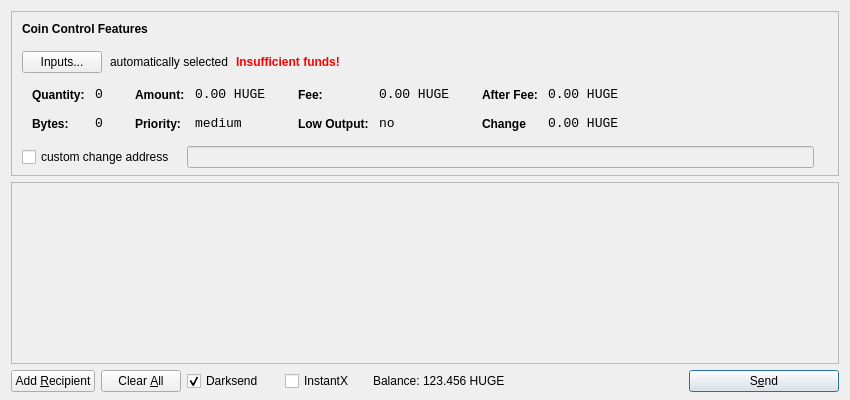
<?xml version="1.0" encoding="UTF-8"?>
<ui version="4.0">
 <class>SendCoinsDialog</class>
 <widget class="QDialog" name="SendCoinsDialog">
  <property name="geometry">
   <rect>
    <x>0</x>
    <y>0</y>
    <width>850</width>
    <height>400</height>
   </rect>
  </property>
  <property name="windowTitle">
   <string>Send Coins</string>
  </property>
  <layout class="QVBoxLayout" name="verticalLayout" stretch="0,1,0">
   <property name="bottomMargin">
    <number>8</number>
   </property>
   <item>
    <widget class="QFrame" name="frameCoinControl">
     <property name="sizePolicy">
      <sizepolicy hsizetype="Expanding" vsizetype="Expanding">
       <horstretch>0</horstretch>
       <verstretch>0</verstretch>
      </sizepolicy>
     </property>
     <property name="maximumSize">
      <size>
       <width>16777215</width>
       <height>16777215</height>
      </size>
     </property>
     <property name="frameShape">
      <enum>QFrame::StyledPanel</enum>
     </property>
     <property name="frameShadow">
      <enum>QFrame::Sunken</enum>
     </property>
     <layout class="QVBoxLayout" name="verticalLayoutCoinControl2">
      <property name="spacing">
       <number>-1</number>
      </property>
      <property name="leftMargin">
       <number>0</number>
      </property>
      <property name="topMargin">
       <number>0</number>
      </property>
      <property name="rightMargin">
       <number>0</number>
      </property>
      <property name="bottomMargin">
       <number>6</number>
      </property>
      <item>
       <layout class="QVBoxLayout" name="verticalLayoutCoinControl" stretch="0,0,0,0,1">
        <property name="spacing">
         <number>0</number>
        </property>
        <property name="leftMargin">
         <number>10</number>
        </property>
        <property name="topMargin">
         <number>10</number>
        </property>
        <item>
         <layout class="QHBoxLayout" name="horizontalLayoutCoinControl1">
          <property name="bottomMargin">
           <number>15</number>
          </property>
          <item>
           <widget class="QLabel" name="labelCoinControlFeatures">
            <property name="sizePolicy">
             <sizepolicy hsizetype="Preferred" vsizetype="Maximum">
              <horstretch>0</horstretch>
              <verstretch>0</verstretch>
             </sizepolicy>
            </property>
            <property name="font">
             <font>
              <weight>75</weight>
              <bold>true</bold>
             </font>
            </property>
            <property name="styleSheet">
             <string notr="true">font-weight:bold;</string>
            </property>
            <property name="text">
             <string>Coin Control Features</string>
            </property>
           </widget>
          </item>
         </layout>
        </item>
        <item>
         <layout class="QHBoxLayout" name="horizontalLayoutCoinControl2" stretch="0,0,0,0">
          <property name="spacing">
           <number>8</number>
          </property>
          <property name="bottomMargin">
           <number>10</number>
          </property>
          <item>
           <widget class="QPushButton" name="pushButtonCoinControl">
            <property name="styleSheet">
             <string notr="true"/>
            </property>
            <property name="text">
             <string>Inputs...</string>
            </property>
           </widget>
          </item>
          <item>
           <widget class="QLabel" name="labelCoinControlAutomaticallySelected">
            <property name="text">
             <string>automatically selected</string>
            </property>
            <property name="margin">
             <number>5</number>
            </property>
           </widget>
          </item>
          <item>
           <widget class="QLabel" name="labelCoinControlInsuffFunds">
            <property name="font">
             <font>
              <weight>75</weight>
              <bold>true</bold>
             </font>
            </property>
            <property name="styleSheet">
             <string notr="true">color:red;font-weight:bold;</string>
            </property>
            <property name="text">
             <string>Insufficient funds!</string>
            </property>
            <property name="margin">
             <number>5</number>
            </property>
           </widget>
          </item>
          <item>
           <spacer name="horizontalSpacerCoinControl">
            <property name="orientation">
             <enum>Qt::Horizontal</enum>
            </property>
            <property name="sizeHint" stdset="0">
             <size>
              <width>40</width>
              <height>1</height>
             </size>
            </property>
           </spacer>
          </item>
         </layout>
        </item>
        <item>
         <widget class="QWidget" name="widgetCoinControl" native="true">
          <property name="sizePolicy">
           <sizepolicy hsizetype="Preferred" vsizetype="Preferred">
            <horstretch>0</horstretch>
            <verstretch>0</verstretch>
           </sizepolicy>
          </property>
          <property name="minimumSize">
           <size>
            <width>0</width>
            <height>0</height>
           </size>
          </property>
          <property name="styleSheet">
           <string notr="true"/>
          </property>
          <layout class="QHBoxLayout" name="horizontalLayoutCoinControl5">
           <property name="margin">
            <number>0</number>
           </property>
           <item>
            <layout class="QHBoxLayout" name="horizontalLayoutCoinControl3" stretch="0,0,0,1">
             <property name="spacing">
              <number>20</number>
             </property>
             <property name="topMargin">
              <number>0</number>
             </property>
             <property name="bottomMargin">
              <number>10</number>
             </property>
             <item>
              <layout class="QFormLayout" name="formLayoutCoinControl1">
               <property name="horizontalSpacing">
                <number>10</number>
               </property>
               <property name="verticalSpacing">
                <number>14</number>
               </property>
               <property name="leftMargin">
                <number>10</number>
               </property>
               <property name="topMargin">
                <number>4</number>
               </property>
               <property name="rightMargin">
                <number>6</number>
               </property>
               <item row="0" column="0">
                <widget class="QLabel" name="labelCoinControlQuantityText">
                 <property name="styleSheet">
                  <string notr="true">font-weight:bold;</string>
                 </property>
                 <property name="text">
                  <string>Quantity:</string>
                 </property>
                 <property name="margin">
                  <number>0</number>
                 </property>
                </widget>
               </item>
               <item row="0" column="1">
                <widget class="QLabel" name="labelCoinControlQuantity">
                 <property name="font">
                  <font>
                   <family>Monospace</family>
                   <pointsize>10</pointsize>
                  </font>
                 </property>
                 <property name="cursor">
                  <cursorShape>IBeamCursor</cursorShape>
                 </property>
                 <property name="contextMenuPolicy">
                  <enum>Qt::ActionsContextMenu</enum>
                 </property>
                 <property name="text">
                  <string>0</string>
                 </property>
                 <property name="margin">
                  <number>0</number>
                 </property>
                 <property name="textInteractionFlags">
                  <set>Qt::LinksAccessibleByMouse|Qt::TextSelectableByKeyboard|Qt::TextSelectableByMouse</set>
                 </property>
                </widget>
               </item>
               <item row="1" column="0">
                <widget class="QLabel" name="labelCoinControlBytesText">
                 <property name="styleSheet">
                  <string notr="true">font-weight:bold;</string>
                 </property>
                 <property name="text">
                  <string>Bytes:</string>
                 </property>
                </widget>
               </item>
               <item row="1" column="1">
                <widget class="QLabel" name="labelCoinControlBytes">
                 <property name="font">
                  <font>
                   <family>Monospace</family>
                   <pointsize>10</pointsize>
                  </font>
                 </property>
                 <property name="cursor">
                  <cursorShape>IBeamCursor</cursorShape>
                 </property>
                 <property name="contextMenuPolicy">
                  <enum>Qt::ActionsContextMenu</enum>
                 </property>
                 <property name="text">
                  <string>0</string>
                 </property>
                 <property name="textInteractionFlags">
                  <set>Qt::LinksAccessibleByMouse|Qt::TextSelectableByKeyboard|Qt::TextSelectableByMouse</set>
                 </property>
                </widget>
               </item>
              </layout>
             </item>
             <item>
              <layout class="QFormLayout" name="formLayoutCoinControl2">
               <property name="horizontalSpacing">
                <number>10</number>
               </property>
               <property name="verticalSpacing">
                <number>14</number>
               </property>
               <property name="leftMargin">
                <number>6</number>
               </property>
               <property name="topMargin">
                <number>4</number>
               </property>
               <property name="rightMargin">
                <number>6</number>
               </property>
               <item row="0" column="0">
                <widget class="QLabel" name="labelCoinControlAmountText">
                 <property name="styleSheet">
                  <string notr="true">font-weight:bold;</string>
                 </property>
                 <property name="text">
                  <string>Amount:</string>
                 </property>
                 <property name="margin">
                  <number>0</number>
                 </property>
                </widget>
               </item>
               <item row="0" column="1">
                <widget class="QLabel" name="labelCoinControlAmount">
                 <property name="font">
                  <font>
                   <family>Monospace</family>
                   <pointsize>10</pointsize>
                  </font>
                 </property>
                 <property name="cursor">
                  <cursorShape>IBeamCursor</cursorShape>
                 </property>
                 <property name="contextMenuPolicy">
                  <enum>Qt::ActionsContextMenu</enum>
                 </property>
                 <property name="text">
                  <string>0.00 HUGE</string>
                 </property>
                 <property name="textInteractionFlags">
                  <set>Qt::LinksAccessibleByMouse|Qt::TextSelectableByKeyboard|Qt::TextSelectableByMouse</set>
                 </property>
                </widget>
               </item>
               <item row="1" column="0">
                <widget class="QLabel" name="labelCoinControlPriorityText">
                 <property name="styleSheet">
                  <string notr="true">font-weight:bold;</string>
                 </property>
                 <property name="text">
                  <string>Priority:</string>
                 </property>
                </widget>
               </item>
               <item row="1" column="1">
                <widget class="QLabel" name="labelCoinControlPriority">
                 <property name="font">
                  <font>
                   <family>Monospace</family>
                   <pointsize>10</pointsize>
                  </font>
                 </property>
                 <property name="cursor">
                  <cursorShape>IBeamCursor</cursorShape>
                 </property>
                 <property name="contextMenuPolicy">
                  <enum>Qt::ActionsContextMenu</enum>
                 </property>
                 <property name="text">
                  <string>medium</string>
                 </property>
                 <property name="textInteractionFlags">
                  <set>Qt::LinksAccessibleByMouse|Qt::TextSelectableByKeyboard|Qt::TextSelectableByMouse</set>
                 </property>
                </widget>
               </item>
              </layout>
             </item>
             <item>
              <layout class="QFormLayout" name="formLayoutCoinControl3">
               <property name="horizontalSpacing">
                <number>10</number>
               </property>
               <property name="verticalSpacing">
                <number>14</number>
               </property>
               <property name="leftMargin">
                <number>6</number>
               </property>
               <property name="topMargin">
                <number>4</number>
               </property>
               <property name="rightMargin">
                <number>6</number>
               </property>
               <item row="0" column="0">
                <widget class="QLabel" name="labelCoinControlFeeText">
                 <property name="styleSheet">
                  <string notr="true">font-weight:bold;</string>
                 </property>
                 <property name="text">
                  <string>Fee:</string>
                 </property>
                 <property name="margin">
                  <number>0</number>
                 </property>
                </widget>
               </item>
               <item row="0" column="1">
                <widget class="QLabel" name="labelCoinControlFee">
                 <property name="font">
                  <font>
                   <family>Monospace</family>
                   <pointsize>10</pointsize>
                  </font>
                 </property>
                 <property name="cursor">
                  <cursorShape>IBeamCursor</cursorShape>
                 </property>
                 <property name="contextMenuPolicy">
                  <enum>Qt::ActionsContextMenu</enum>
                 </property>
                 <property name="text">
                  <string>0.00 HUGE</string>
                 </property>
                 <property name="textInteractionFlags">
                  <set>Qt::LinksAccessibleByMouse|Qt::TextSelectableByKeyboard|Qt::TextSelectableByMouse</set>
                 </property>
                </widget>
               </item>
               <item row="1" column="0">
                <widget class="QLabel" name="labelCoinControlLowOutputText">
                 <property name="styleSheet">
                  <string notr="true">font-weight:bold;</string>
                 </property>
                 <property name="text">
                  <string>Low Output:</string>
                 </property>
                </widget>
               </item>
               <item row="1" column="1">
                <widget class="QLabel" name="labelCoinControlLowOutput">
                 <property name="font">
                  <font>
                   <family>Monospace</family>
                   <pointsize>10</pointsize>
                  </font>
                 </property>
                 <property name="cursor">
                  <cursorShape>IBeamCursor</cursorShape>
                 </property>
                 <property name="contextMenuPolicy">
                  <enum>Qt::ActionsContextMenu</enum>
                 </property>
                 <property name="text">
                  <string>no</string>
                 </property>
                 <property name="textInteractionFlags">
                  <set>Qt::LinksAccessibleByMouse|Qt::TextSelectableByKeyboard|Qt::TextSelectableByMouse</set>
                 </property>
                </widget>
               </item>
              </layout>
             </item>
             <item>
              <layout class="QFormLayout" name="formLayoutCoinControl4">
               <property name="horizontalSpacing">
                <number>10</number>
               </property>
               <property name="verticalSpacing">
                <number>14</number>
               </property>
               <property name="leftMargin">
                <number>6</number>
               </property>
               <property name="topMargin">
                <number>4</number>
               </property>
               <property name="rightMargin">
                <number>6</number>
               </property>
               <item row="0" column="0">
                <widget class="QLabel" name="labelCoinControlAfterFeeText">
                 <property name="styleSheet">
                  <string notr="true">font-weight:bold;</string>
                 </property>
                 <property name="text">
                  <string>After Fee:</string>
                 </property>
                 <property name="margin">
                  <number>0</number>
                 </property>
                </widget>
               </item>
               <item row="0" column="1">
                <widget class="QLabel" name="labelCoinControlAfterFee">
                 <property name="font">
                  <font>
                   <family>Monospace</family>
                   <pointsize>10</pointsize>
                  </font>
                 </property>
                 <property name="cursor">
                  <cursorShape>IBeamCursor</cursorShape>
                 </property>
                 <property name="contextMenuPolicy">
                  <enum>Qt::ActionsContextMenu</enum>
                 </property>
                 <property name="text">
                  <string>0.00 HUGE</string>
                 </property>
                 <property name="textInteractionFlags">
                  <set>Qt::LinksAccessibleByMouse|Qt::TextSelectableByKeyboard|Qt::TextSelectableByMouse</set>
                 </property>
                </widget>
               </item>
               <item row="1" column="0">
                <widget class="QLabel" name="labelCoinControlChangeText">
                 <property name="styleSheet">
                  <string notr="true">font-weight:bold;</string>
                 </property>
                 <property name="text">
                  <string>Change</string>
                 </property>
                </widget>
               </item>
               <item row="1" column="1">
                <widget class="QLabel" name="labelCoinControlChange">
                 <property name="font">
                  <font>
                   <family>Monospace</family>
                   <pointsize>10</pointsize>
                  </font>
                 </property>
                 <property name="cursor">
                  <cursorShape>IBeamCursor</cursorShape>
                 </property>
                 <property name="contextMenuPolicy">
                  <enum>Qt::ActionsContextMenu</enum>
                 </property>
                 <property name="text">
                  <string>0.00 HUGE</string>
                 </property>
                 <property name="textInteractionFlags">
                  <set>Qt::LinksAccessibleByMouse|Qt::TextSelectableByKeyboard|Qt::TextSelectableByMouse</set>
                 </property>
                </widget>
               </item>
              </layout>
             </item>
            </layout>
           </item>
          </layout>
         </widget>
        </item>
        <item>
         <layout class="QHBoxLayout" name="horizontalLayoutCoinControl4" stretch="0,0,0">
          <property name="spacing">
           <number>12</number>
          </property>
          <property name="sizeConstraint">
           <enum>QLayout::SetDefaultConstraint</enum>
          </property>
          <property name="topMargin">
           <number>5</number>
          </property>
          <property name="rightMargin">
           <number>5</number>
          </property>
          <item>
           <widget class="QCheckBox" name="checkBoxCoinControlChange">
            <property name="text">
             <string>custom change address</string>
            </property>
           </widget>
          </item>
          <item>
           <widget class="QLineEdit" name="lineEditCoinControlChange">
            <property name="enabled">
             <bool>false</bool>
            </property>
            <property name="sizePolicy">
             <sizepolicy hsizetype="Expanding" vsizetype="Fixed">
              <horstretch>0</horstretch>
              <verstretch>0</verstretch>
             </sizepolicy>
            </property>
           </widget>
          </item>
          <item>
           <widget class="QLabel" name="labelCoinControlChangeLabel">
            <property name="sizePolicy">
             <sizepolicy hsizetype="Preferred" vsizetype="Expanding">
              <horstretch>0</horstretch>
              <verstretch>0</verstretch>
             </sizepolicy>
            </property>
            <property name="minimumSize">
             <size>
              <width>0</width>
              <height>0</height>
             </size>
            </property>
            <property name="text">
             <string/>
            </property>
            <property name="margin">
             <number>3</number>
            </property>
           </widget>
          </item>
         </layout>
        </item>
        <item>
         <spacer name="verticalSpacerCoinControl">
          <property name="orientation">
           <enum>Qt::Vertical</enum>
          </property>
          <property name="sizeHint" stdset="0">
           <size>
            <width>800</width>
            <height>1</height>
           </size>
          </property>
         </spacer>
        </item>
       </layout>
      </item>
     </layout>
    </widget>
   </item>
   <item>
    <widget class="QScrollArea" name="scrollArea">
     <property name="widgetResizable">
      <bool>true</bool>
     </property>
     <widget class="QWidget" name="scrollAreaWidgetContents">
      <property name="geometry">
       <rect>
        <x>0</x>
        <y>0</y>
        <width>830</width>
        <height>165</height>
       </rect>
      </property>
      <layout class="QVBoxLayout" name="verticalLayout_2">
       <property name="margin">
        <number>0</number>
       </property>
       <item>
        <layout class="QVBoxLayout" name="entries">
         <property name="spacing">
          <number>6</number>
         </property>
        </layout>
       </item>
       <item>
        <spacer name="verticalSpacer">
         <property name="orientation">
          <enum>Qt::Vertical</enum>
         </property>
         <property name="sizeHint" stdset="0">
          <size>
           <width>20</width>
           <height>40</height>
          </size>
         </property>
        </spacer>
       </item>
      </layout>
     </widget>
    </widget>
   </item>
   <item>
    <layout class="QHBoxLayout" name="horizontalLayout">
     <item>
      <widget class="QPushButton" name="addButton">
       <property name="toolTip">
        <string>Send to multiple recipients at once</string>
       </property>
       <property name="text">
        <string>Add &amp;Recipient</string>
       </property>
       <property name="autoDefault">
        <bool>false</bool>
       </property>
      </widget>
     </item>
     <item>
      <widget class="QPushButton" name="clearButton">
       <property name="sizePolicy">
        <sizepolicy hsizetype="Minimum" vsizetype="Fixed">
         <horstretch>0</horstretch>
         <verstretch>0</verstretch>
        </sizepolicy>
       </property>
       <property name="toolTip">
        <string>Remove all transaction fields</string>
       </property>
       <property name="text">
        <string>Clear &amp;All</string>
       </property>
       <property name="autoRepeatDelay">
        <number>300</number>
       </property>
       <property name="autoDefault">
        <bool>false</bool>
       </property>
      </widget>
     </item>
     <item>
      <layout class="QHBoxLayout" name="horizontalLayout_2">
       <property name="spacing">
        <number>3</number>
       </property>
        <item>
        <widget class="QCheckBox" name="checkUseDarksend">
         <property name="minimumSize">
          <size>
           <width>95</width>
           <height>0</height>
          </size>
         </property>
         <property name="text">
          <string>Darksend</string>
         </property>
         <property name="checked">
          <bool>true</bool>
         </property>
        </widget>
       </item>
       <item>
        <widget class="QCheckBox" name="checkInstantX">
         <property name="enabled">
          <bool>true</bool>
         </property>
         <property name="minimumSize">
          <size>
           <width>85</width>
           <height>0</height>
          </size>
         </property>
         <property name="text">
          <string>InstantX</string>
         </property>
        </widget>
       </item>
       <item>
        <widget class="QLabel" name="label">
         <property name="sizePolicy">
          <sizepolicy hsizetype="Preferred" vsizetype="Fixed">
           <horstretch>0</horstretch>
           <verstretch>0</verstretch>
          </sizepolicy>
         </property>
         <property name="text">
          <string>Balance:</string>
         </property>
        </widget>
       </item>
       <item>
        <widget class="QLabel" name="labelBalance">
         <property name="sizePolicy">
          <sizepolicy hsizetype="Preferred" vsizetype="Fixed">
           <horstretch>0</horstretch>
           <verstretch>0</verstretch>
          </sizepolicy>
         </property>
         <property name="cursor">
          <cursorShape>IBeamCursor</cursorShape>
         </property>
         <property name="text">
          <string>123.456 HUGE</string>
         </property>
         <property name="textInteractionFlags">
          <set>Qt::LinksAccessibleByMouse|Qt::TextSelectableByKeyboard|Qt::TextSelectableByMouse</set>
         </property>
        </widget>
       </item>
      </layout>
     </item>
     <item>
      <spacer name="horizontalSpacer">
       <property name="orientation">
        <enum>Qt::Horizontal</enum>
       </property>
       <property name="sizeHint" stdset="0">
        <size>
         <width>40</width>
         <height>20</height>
        </size>
       </property>
      </spacer>
     </item>
     <item>
      <widget class="QPushButton" name="sendButton">
       <property name="minimumSize">
        <size>
         <width>150</width>
         <height>0</height>
        </size>
       </property>
       <property name="toolTip">
        <string>Confirm the send action</string>
       </property>
       <property name="text">
        <string>S&amp;end</string>
       </property>
       <property name="icon">
        <iconset resource="../bitcoin.qrc">
         <normaloff>:/icons/send</normaloff>:/icons/send</iconset>
       </property>
       <property name="default">
        <bool>true</bool>
       </property>
      </widget>
     </item>
    </layout>
   </item>
  </layout>
 </widget>
 <resources>
  <include location="../bitcoin.qrc"/>
 </resources>
 <connections/>
</ui>
